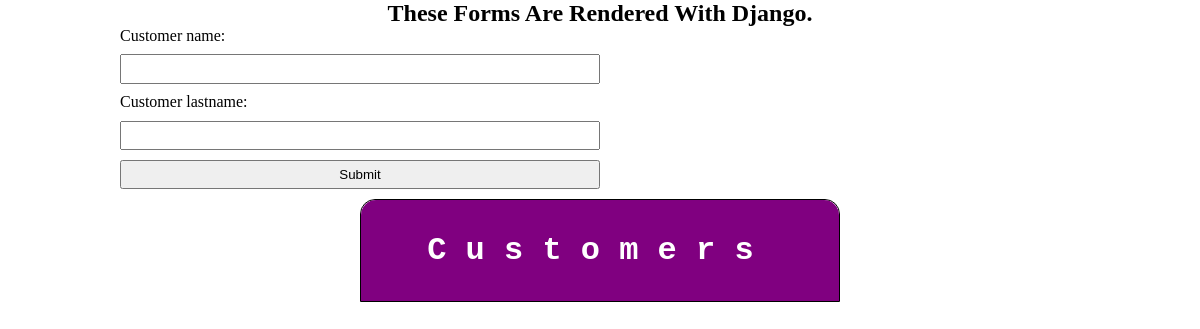
The page /modelform/ on the database as committed earlier.
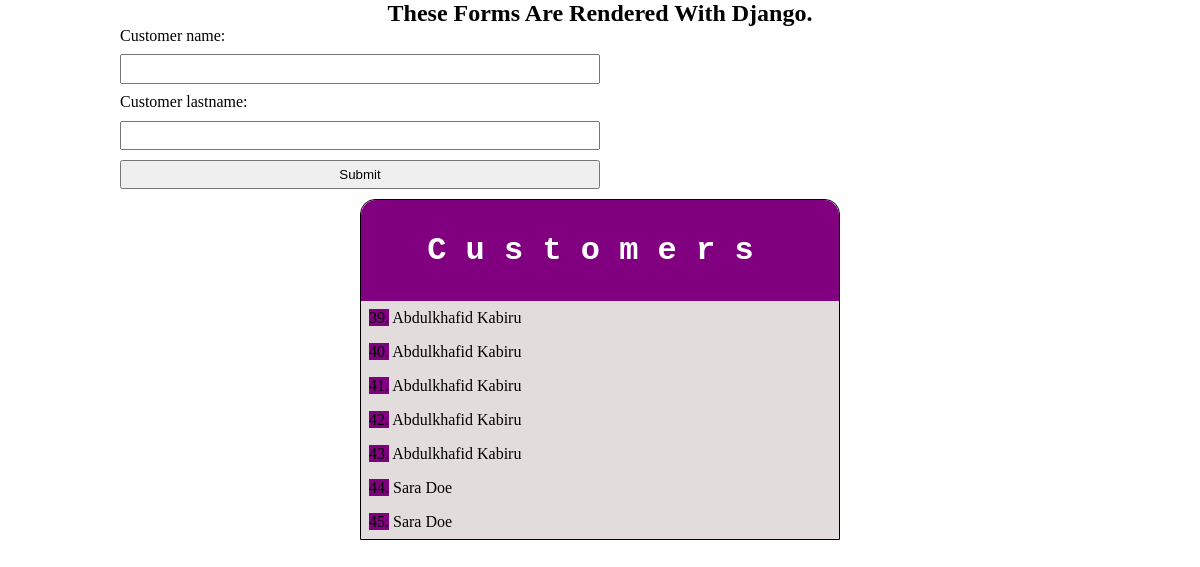
The same page on the database as committed later.
### formtodo/models.py (models this page shows)
class Customer(models.Model):
    customer_name = models.CharField(max_length=200)
    customer_lastname = models.CharField(max_length=200)
    def __str__(self) -> str:
        return self.customer_name + " " + self.customer_lastname

### formtodo/views.py (the view)
# urls.py: path('modelform/', views.handle_model_form, name='viewformodelform')
def handle_model_form(request):
    customer_form = CustomerForm()
    if request.method == 'POST':
        print(request.POST)
        customer_form = CustomerForm(request.POST)
        if customer_form.is_valid():
            customer_form.save()
    all_customers = Customer.objects.all()
    context = {'customerForm': customer_form, 'ourCustomers': all_customers}
    return render(request, 'contact.html', context)

### formtodo/forms.py
class CustomerForm(ModelForm):
    class Meta:
        model = Customer
        fields = '__all__'

### formtodo/templates/contact.html (shortened to what this page needs)
<!DOCTYPE html>
<html lang="en">
<head>
</head>
<body>
    <h2 class="text-center">These forms are rendered with django.</h2>
    <form action="{% url 'viewformodelform' %}" method="post">
        {{customerForm}}
        <input type="submit" value="Submit">
    </form>
    <div class="container">
        <ul>
            <h3 class="text-center">Customers</h3>
            {% for customer in ourCustomers %}
            <li><span>{{customer.id}}.</span> {{ customer }}</li>
            {% endfor %}
        </ul>
    </div>
</body>
</html>

Rows that differ between the two databases and show on the page:
added Customer: id "39", customer_name+customer_lastname "Abdulkhafid Kabiru"
added Customer: id "40", customer_name+customer_lastname "Abdulkhafid Kabiru"
added Customer: id "41", customer_name+customer_lastname "Abdulkhafid Kabiru"
added Customer: id "42", customer_name+customer_lastname "Abdulkhafid Kabiru"
added Customer: id "43", customer_name+customer_lastname "Abdulkhafid Kabiru"
added Customer: id "44", customer_name+customer_lastname "Sara Doe"
added Customer: id "45", customer_name+customer_lastname "Sara Doe"
